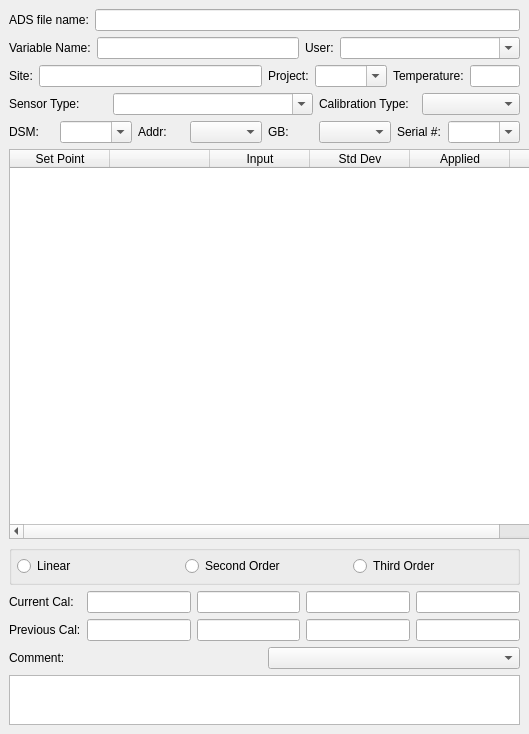
<?xml version="1.0" encoding="UTF-8"?>
<ui version="4.0">
 <author>John Wasinger</author>
 <class>CalibrationForm</class>
 <widget class="QWidget" name="CalibrationForm">
  <property name="geometry">
   <rect>
    <x>0</x>
    <y>0</y>
    <width>529</width>
    <height>734</height>
   </rect>
  </property>
  <property name="sizePolicy">
   <sizepolicy hsizetype="Fixed" vsizetype="Fixed">
    <horstretch>0</horstretch>
    <verstretch>0</verstretch>
   </sizepolicy>
  </property>
  <property name="minimumSize">
   <size>
    <width>300</width>
    <height>600</height>
   </size>
  </property>
  <property name="maximumSize">
   <size>
    <width>600</width>
    <height>32767</height>
   </size>
  </property>
  <property name="windowTitle">
   <string>View and Edit a Calibration Entry</string>
  </property>
  <layout class="QVBoxLayout">
   <property name="spacing">
    <number>6</number>
   </property>
   <property name="margin">
    <number>9</number>
   </property>
   <item>
    <layout class="QVBoxLayout">
     <property name="spacing">
      <number>6</number>
     </property>
     <property name="margin">
      <number>0</number>
     </property>
     <item>
      <layout class="QHBoxLayout">
       <property name="spacing">
        <number>6</number>
       </property>
       <property name="margin">
        <number>0</number>
       </property>
       <item>
        <widget class="QLabel" name="label_6">
         <property name="text">
          <string>ADS file name:</string>
         </property>
        </widget>
       </item>
       <item>
        <widget class="QLineEdit" name="_adsFileName">
         <property name="readOnly">
          <bool>true</bool>
         </property>
        </widget>
       </item>
      </layout>
     </item>
     <item>
      <layout class="QHBoxLayout">
       <property name="spacing">
        <number>6</number>
       </property>
       <property name="margin">
        <number>0</number>
       </property>
       <item>
        <widget class="QLabel" name="textLabel1">
         <property name="text">
          <string>Variable Name:</string>
         </property>
         <property name="buddy">
          <cstring>_varNameTxt</cstring>
         </property>
        </widget>
       </item>
       <item>
        <widget class="QLineEdit" name="_varNameTxt">
         <property name="readOnly">
          <bool>false</bool>
         </property>
        </widget>
       </item>
       <item>
        <widget class="QLabel" name="textLabel2">
         <property name="text">
          <string>User:</string>
         </property>
         <property name="buddy">
          <cstring>_userTxt</cstring>
         </property>
        </widget>
       </item>
       <item>
        <widget class="QComboBox" name="_userTxt">
         <property name="minimumSize">
          <size>
           <width>180</width>
           <height>0</height>
          </size>
         </property>
         <property name="editable">
          <bool>true</bool>
         </property>
        </widget>
       </item>
      </layout>
     </item>
     <item>
      <layout class="QHBoxLayout">
       <property name="spacing">
        <number>6</number>
       </property>
       <property name="margin">
        <number>0</number>
       </property>
       <item>
        <widget class="QLabel" name="label">
         <property name="text">
          <string>Site:</string>
         </property>
        </widget>
       </item>
       <item>
        <widget class="QLineEdit" name="_platformTxt">
         <property name="minimumSize">
          <size>
           <width>100</width>
           <height>0</height>
          </size>
         </property>
         <property name="readOnly">
          <bool>true</bool>
         </property>
        </widget>
       </item>
       <item>
        <widget class="QLabel" name="textLabel3">
         <property name="text">
          <string>Project:</string>
         </property>
         <property name="buddy">
          <cstring>_projTxt</cstring>
         </property>
        </widget>
       </item>
       <item>
        <widget class="QComboBox" name="_projTxt">
         <property name="editable">
          <bool>true</bool>
         </property>
        </widget>
       </item>
       <item>
        <widget class="QLabel" name="label_4">
         <property name="text">
          <string>Temperature:</string>
         </property>
        </widget>
       </item>
       <item>
        <widget class="QLineEdit" name="_temperatureTxt">
         <property name="maximumSize">
          <size>
           <width>50</width>
           <height>16777215</height>
          </size>
         </property>
        </widget>
       </item>
      </layout>
     </item>
     <item>
      <layout class="QHBoxLayout">
       <property name="spacing">
        <number>6</number>
       </property>
       <property name="margin">
        <number>0</number>
       </property>
       <item>
        <widget class="QLabel" name="label_2">
         <property name="text">
          <string>Sensor Type:</string>
         </property>
        </widget>
       </item>
       <item>
        <widget class="QComboBox" name="_sensorTypeTxt">
         <property name="minimumSize">
          <size>
           <width>200</width>
           <height>0</height>
          </size>
         </property>
         <property name="editable">
          <bool>true</bool>
         </property>
        </widget>
       </item>
       <item>
        <widget class="QLabel" name="label_3">
         <property name="text">
          <string>Calibration Type:</string>
         </property>
        </widget>
       </item>
       <item>
        <widget class="QComboBox" name="_calTypeTxt">
         <property name="minimumSize">
          <size>
           <width>80</width>
           <height>0</height>
          </size>
         </property>
        </widget>
       </item>
      </layout>
     </item>
     <item>
      <layout class="QHBoxLayout">
       <property name="spacing">
        <number>6</number>
       </property>
       <property name="margin">
        <number>0</number>
       </property>
       <item>
        <widget class="QLabel" name="textLabel6">
         <property name="text">
          <string>DSM:</string>
         </property>
         <property name="buddy">
          <cstring>_dsmTxt</cstring>
         </property>
        </widget>
       </item>
       <item>
        <widget class="QComboBox" name="_dsmTxt">
         <property name="editable">
          <bool>true</bool>
         </property>
        </widget>
       </item>
       <item>
        <widget class="QLabel" name="textLabel7">
         <property name="text">
          <string>Addr:</string>
         </property>
         <property name="buddy">
          <cstring>_addrTxt</cstring>
         </property>
        </widget>
       </item>
       <item>
        <widget class="QComboBox" name="_addrTxt"/>
       </item>
       <item>
        <widget class="QLabel" name="textLabel8">
         <property name="text">
          <string>GB:</string>
         </property>
         <property name="buddy">
          <cstring>_gainbplrTxt</cstring>
         </property>
        </widget>
       </item>
       <item>
        <widget class="QComboBox" name="_gainbplrTxt"/>
       </item>
       <item>
        <widget class="QLabel" name="textLabel5">
         <property name="text">
          <string>Serial #:</string>
         </property>
         <property name="buddy">
          <cstring>_serialNumTxt</cstring>
         </property>
        </widget>
       </item>
       <item>
        <widget class="QComboBox" name="_serialNumTxt">
         <property name="editable">
          <bool>true</bool>
         </property>
        </widget>
       </item>
      </layout>
     </item>
    </layout>
   </item>
   <item>
    <widget class="QTableWidget" name="_tableWidget">
     <property name="minimumSize">
      <size>
       <width>600</width>
       <height>20</height>
      </size>
     </property>
     <property name="alternatingRowColors">
      <bool>true</bool>
     </property>
     <attribute name="verticalHeaderVisible">
      <bool>false</bool>
     </attribute>
     <attribute name="verticalHeaderHighlightSections">
      <bool>false</bool>
     </attribute>
     <column>
      <property name="text">
       <string>Set Point</string>
      </property>
      <property name="textAlignment">
       <set>AlignHCenter|AlignVCenter|AlignCenter</set>
      </property>
     </column>
     <column>
      <property name="text">
       <string/>
      </property>
      <property name="textAlignment">
       <set>AlignHCenter|AlignVCenter|AlignCenter</set>
      </property>
     </column>
     <column>
      <property name="text">
       <string>Input</string>
      </property>
      <property name="textAlignment">
       <set>AlignHCenter|AlignVCenter|AlignCenter</set>
      </property>
     </column>
     <column>
      <property name="text">
       <string>Std Dev</string>
      </property>
      <property name="textAlignment">
       <set>AlignHCenter|AlignVCenter|AlignCenter</set>
      </property>
     </column>
     <column>
      <property name="text">
       <string>Applied</string>
      </property>
      <property name="textAlignment">
       <set>AlignHCenter|AlignVCenter|AlignCenter</set>
      </property>
     </column>
     <column>
      <property name="text">
       <string>Set Time</string>
      </property>
      <property name="textAlignment">
       <set>AlignHCenter|AlignVCenter|AlignCenter</set>
      </property>
     </column>
    </widget>
   </item>
   <item>
    <widget class="QGroupBox" name="groupBox">
     <property name="minimumSize">
      <size>
       <width>0</width>
       <height>40</height>
      </size>
     </property>
     <property name="title">
      <string/>
     </property>
     <layout class="QHBoxLayout">
      <property name="spacing">
       <number>9</number>
      </property>
      <property name="margin">
       <number>5</number>
      </property>
      <item>
       <widget class="QRadioButton" name="_linearRB">
        <property name="text">
         <string>Linear</string>
        </property>
       </widget>
      </item>
      <item>
       <widget class="QRadioButton" name="_2ndOrderRB">
        <property name="text">
         <string>Second Order</string>
        </property>
       </widget>
      </item>
      <item>
       <widget class="QRadioButton" name="_3rdOrderRB">
        <property name="text">
         <string>Third Order</string>
        </property>
       </widget>
      </item>
     </layout>
    </widget>
   </item>
   <item>
    <layout class="QGridLayout">
     <property name="margin">
      <number>0</number>
     </property>
     <property name="spacing">
      <number>6</number>
     </property>
     <item row="0" column="0">
      <widget class="QLabel" name="textLabel3_1">
       <property name="text">
        <string>Current Cal:</string>
       </property>
      </widget>
     </item>
     <item row="1" column="0">
      <widget class="QLabel" name="textLabel3_0">
       <property name="text">
        <string>Previous Cal:</string>
       </property>
      </widget>
     </item>
     <item row="0" column="1">
      <widget class="QLineEdit" name="_currCalC0">
       <property name="readOnly">
        <bool>true</bool>
       </property>
      </widget>
     </item>
     <item row="1" column="1">
      <widget class="QLineEdit" name="_prevCalC0">
       <property name="readOnly">
        <bool>true</bool>
       </property>
      </widget>
     </item>
     <item row="0" column="2">
      <widget class="QLineEdit" name="_currCalC1">
       <property name="readOnly">
        <bool>true</bool>
       </property>
      </widget>
     </item>
     <item row="1" column="2">
      <widget class="QLineEdit" name="_prevCalC1">
       <property name="readOnly">
        <bool>true</bool>
       </property>
      </widget>
     </item>
     <item row="0" column="3">
      <widget class="QLineEdit" name="_currCalC2">
       <property name="readOnly">
        <bool>true</bool>
       </property>
      </widget>
     </item>
     <item row="1" column="3">
      <widget class="QLineEdit" name="_prevCalC2">
       <property name="readOnly">
        <bool>true</bool>
       </property>
      </widget>
     </item>
     <item row="0" column="4">
      <widget class="QLineEdit" name="_currCalC3">
       <property name="readOnly">
        <bool>true</bool>
       </property>
      </widget>
     </item>
     <item row="1" column="4">
      <widget class="QLineEdit" name="_prevCalC3">
       <property name="readOnly">
        <bool>true</bool>
       </property>
      </widget>
     </item>
    </layout>
   </item>
   <item>
    <layout class="QHBoxLayout">
     <item>
      <widget class="QLabel" name="textLabel_comment">
       <property name="text">
        <string>Comment:</string>
       </property>
      </widget>
     </item>
     <item>
      <widget class="QComboBox" name="_commentSel"/>
     </item>
    </layout>
   </item>
   <item>
    <widget class="QTextEdit" name="_commentTxt">
     <property name="maximumSize">
      <size>
       <width>16777215</width>
       <height>50</height>
      </size>
     </property>
    </widget>
   </item>
  </layout>
 </widget>
 <layoutdefault spacing="6" margin="11"/>
 <resources/>
 <connections/>
</ui>
